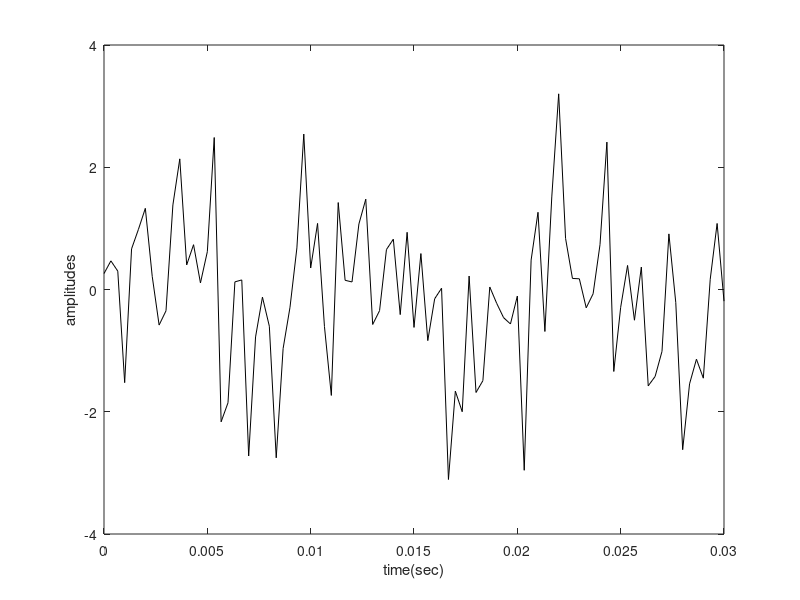
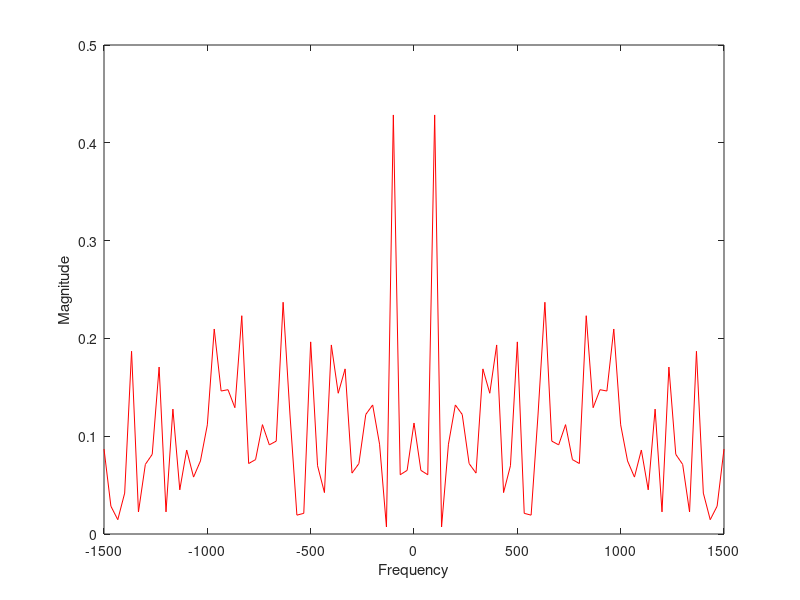

These charts were generated, in order, by the following MATLAB code:
clc;
clear all;
close all;
A=1;
f1=100;
T=1/f1;
Fs=30*f1;
Ts=1/Fs;
t=0:Ts:3*T;
xt=A*sin(2*pi*f1*t);
N=length(t);
m = 0;
v = 1;
noise=m+sqrt(v)*randn(1,N);
Noisig=xt+noise;
Xf=(1/N)*fftshift(fft(Noisig));
f = linspace(-Fs/2, Fs/2, N);
figure;
plot(t, Noisig, 'k');
xlabel('time(sec)');
ylabel("amplitudes");
figure;
plot(f, abs(Xf), 'r')
xlabel('Frequency');
ylabel("Magnitude");